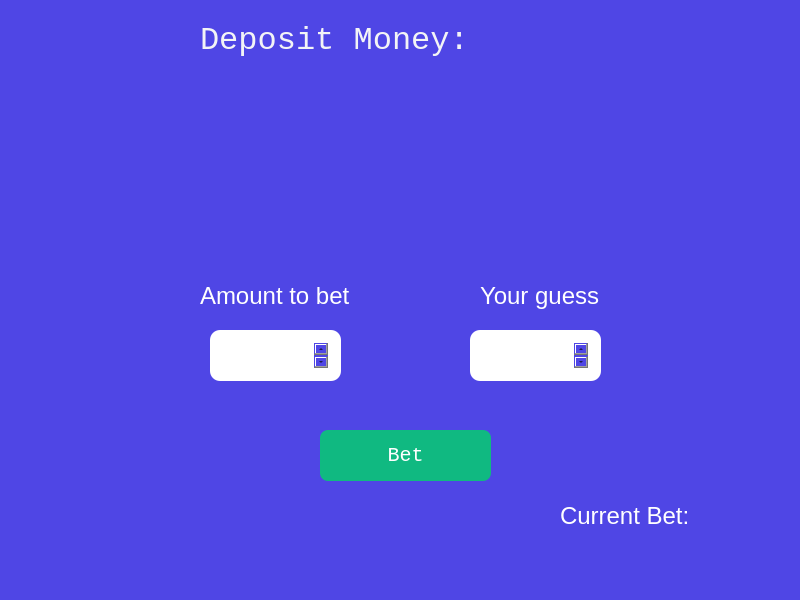
<?xml version="1.0" encoding="UTF-8"?>
<ui version="4.0">
 <class>MainWindow</class>
 <widget class="QMainWindow" name="MainWindow">
  <property name="geometry">
   <rect>
    <x>0</x>
    <y>0</y>
    <width>800</width>
    <height>600</height>
   </rect>
  </property>
  <property name="minimumSize">
   <size>
    <width>800</width>
    <height>600</height>
   </size>
  </property>
  <property name="maximumSize">
   <size>
    <width>800</width>
    <height>600</height>
   </size>
  </property>
  <property name="acceptDrops">
   <bool>false</bool>
  </property>
  <property name="windowTitle">
   <string>Casino Game</string>
  </property>
  <property name="windowIcon">
   <iconset>
    <normaloff>../dollar-sign.svg</normaloff>../dollar-sign.svg</iconset>
  </property>
  <property name="styleSheet">
   <string notr="true">background-color: #4F46E5;</string>
  </property>
  <property name="iconSize">
   <size>
    <width>32</width>
    <height>32</height>
   </size>
  </property>
  <widget class="QWidget" name="centralwidget">
   <widget class="QPushButton" name="betBtn">
    <property name="geometry">
     <rect>
      <x>320</x>
      <y>430</y>
      <width>171</width>
      <height>51</height>
     </rect>
    </property>
    <property name="font">
     <font>
      <family>monospace</family>
      <pointsize>-1</pointsize>
     </font>
    </property>
    <property name="cursor">
     <cursorShape>PointingHandCursor</cursorShape>
    </property>
    <property name="styleSheet">
     <string notr="true">QPushButton {
	border: none;
	padding: 16px;
	font-size: 20px;
	border-radius: 8px;
	background-color: #10B981;
	color: #fff;
	outline: none;
	font-family: monospace;
}

QPushButton:hover {
	background-color: #34D399;
}

QPushButton:focus {
	outline: none;
}
</string>
    </property>
    <property name="text">
     <string>Bet</string>
    </property>
   </widget>
   <widget class="QLabel" name="depositMoneyLabel">
    <property name="geometry">
     <rect>
      <x>200</x>
      <y>20</y>
      <width>441</width>
      <height>41</height>
     </rect>
    </property>
    <property name="baseSize">
     <size>
      <width>32</width>
      <height>32</height>
     </size>
    </property>
    <property name="font">
     <font>
      <family>Monospace</family>
      <pointsize>-1</pointsize>
     </font>
    </property>
    <property name="styleSheet">
     <string notr="true">color: #F3F4F6;
font-size: 32px;</string>
    </property>
    <property name="text">
     <string>Deposit Money: </string>
    </property>
   </widget>
   <widget class="QTextEdit" name="betInput">
    <property name="geometry">
     <rect>
      <x>210</x>
      <y>330</y>
      <width>131</width>
      <height>51</height>
     </rect>
    </property>
    <property name="styleSheet">
     <string notr="true">QTextEdit {
	border-radius: 10px;
	background-color: #fff;
	color: #000;
	padding: 13px;
	font-size: 20px;
	text-align: center;
}</string>
    </property>
    <property name="html">
     <string>&lt;!DOCTYPE HTML PUBLIC &quot;-//W3C//DTD HTML 4.0//EN&quot; &quot;http://www.w3.org/TR/REC-html40/strict.dtd&quot;&gt;
&lt;html&gt;&lt;head&gt;&lt;meta name=&quot;qrichtext&quot; content=&quot;1&quot; /&gt;&lt;style type=&quot;text/css&quot;&gt;
p, li { white-space: pre-wrap; }
&lt;/style&gt;&lt;/head&gt;&lt;body style=&quot; font-family:'Ubuntu'; font-size:20px; font-weight:400; font-style:normal;&quot;&gt;
&lt;p align=&quot;center&quot; style=&quot;-qt-paragraph-type:empty; margin-top:0px; margin-bottom:0px; margin-left:0px; margin-right:0px; -qt-block-indent:0; text-indent:0px;&quot;&gt;&lt;br /&gt;&lt;/p&gt;&lt;/body&gt;&lt;/html&gt;</string>
    </property>
   </widget>
   <widget class="QLabel" name="currentBetLabel">
    <property name="geometry">
     <rect>
      <x>560</x>
      <y>500</y>
      <width>231</width>
      <height>31</height>
     </rect>
    </property>
    <property name="styleSheet">
     <string notr="true">font-size: 24px;
color: #fff;</string>
    </property>
    <property name="text">
     <string>Current Bet:</string>
    </property>
   </widget>
   <widget class="QTextEdit" name="guessInput">
    <property name="geometry">
     <rect>
      <x>470</x>
      <y>330</y>
      <width>131</width>
      <height>51</height>
     </rect>
    </property>
    <property name="styleSheet">
     <string notr="true">QTextEdit {
	border-radius: 10px;
	background-color: #fff;
	color: #000;
	padding: 13px;
	font-size: 20px;
	text-align: center;
}</string>
    </property>
    <property name="html">
     <string>&lt;!DOCTYPE HTML PUBLIC &quot;-//W3C//DTD HTML 4.0//EN&quot; &quot;http://www.w3.org/TR/REC-html40/strict.dtd&quot;&gt;
&lt;html&gt;&lt;head&gt;&lt;meta name=&quot;qrichtext&quot; content=&quot;1&quot; /&gt;&lt;style type=&quot;text/css&quot;&gt;
p, li { white-space: pre-wrap; }
&lt;/style&gt;&lt;/head&gt;&lt;body style=&quot; font-family:'Ubuntu'; font-size:20px; font-weight:400; font-style:normal;&quot;&gt;
&lt;p align=&quot;center&quot; style=&quot;-qt-paragraph-type:empty; margin-top:0px; margin-bottom:0px; margin-left:0px; margin-right:0px; -qt-block-indent:0; text-indent:0px;&quot;&gt;&lt;br /&gt;&lt;/p&gt;&lt;/body&gt;&lt;/html&gt;</string>
    </property>
   </widget>
   <widget class="QLabel" name="amountBetLabel">
    <property name="geometry">
     <rect>
      <x>200</x>
      <y>280</y>
      <width>171</width>
      <height>31</height>
     </rect>
    </property>
    <property name="styleSheet">
     <string notr="true">font-size: 24px;
color: #fff;</string>
    </property>
    <property name="text">
     <string>Amount to bet</string>
    </property>
   </widget>
   <widget class="QLabel" name="guessLabel">
    <property name="geometry">
     <rect>
      <x>480</x>
      <y>280</y>
      <width>121</width>
      <height>31</height>
     </rect>
    </property>
    <property name="styleSheet">
     <string notr="true">font-size: 24px;
color: #fff;</string>
    </property>
    <property name="text">
     <string>Your guess</string>
    </property>
   </widget>
   <widget class="QLabel" name="correctNumberLabel">
    <property name="geometry">
     <rect>
      <x>200</x>
      <y>150</y>
      <width>171</width>
      <height>31</height>
     </rect>
    </property>
    <property name="styleSheet">
     <string notr="true">font-size: 24px;
color: #fff;</string>
    </property>
    <property name="text">
     <string/>
    </property>
   </widget>
   <widget class="QLabel" name="guessLabelDisplay">
    <property name="geometry">
     <rect>
      <x>510</x>
      <y>150</y>
      <width>271</width>
      <height>31</height>
     </rect>
    </property>
    <property name="styleSheet">
     <string notr="true">font-size: 24px;
color: #fff;</string>
    </property>
    <property name="text">
     <string/>
    </property>
   </widget>
  </widget>
  <widget class="QMenuBar" name="menubar">
   <property name="geometry">
    <rect>
     <x>0</x>
     <y>0</y>
     <width>800</width>
     <height>22</height>
    </rect>
   </property>
  </widget>
  <widget class="QStatusBar" name="statusbar"/>
 </widget>
 <resources/>
 <connections/>
</ui>
